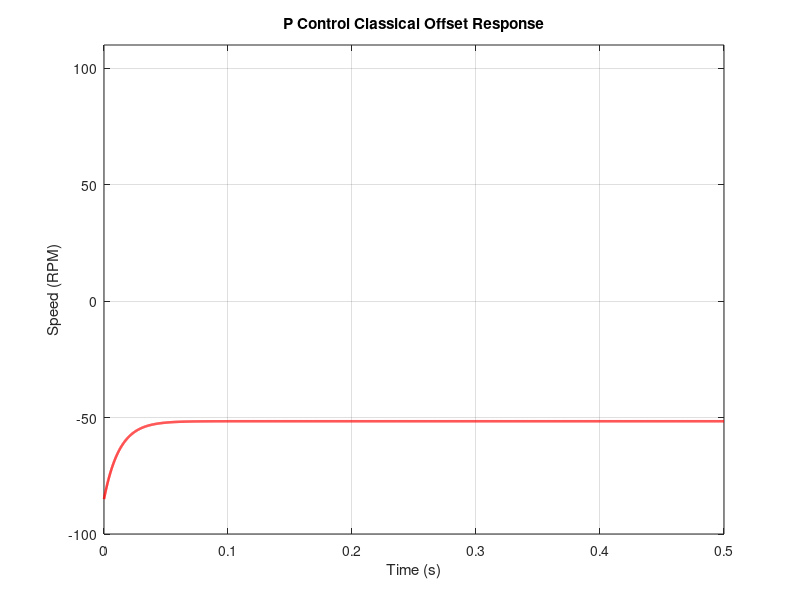
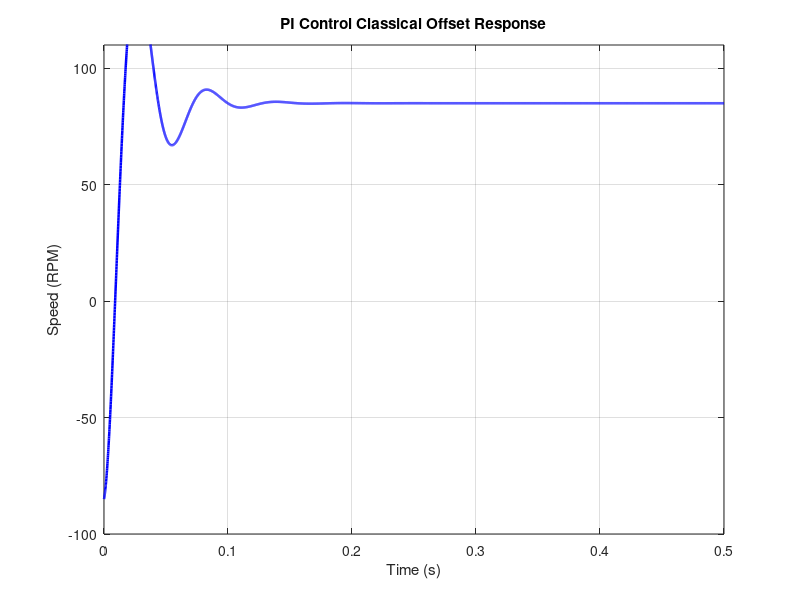
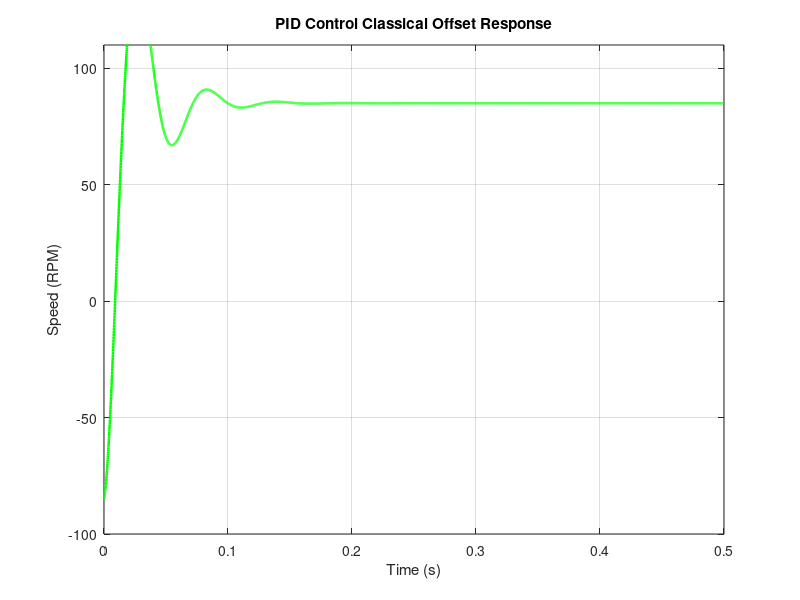

These charts were generated, in order, by the following MATLAB code:
clc; clear; close all;
s = tf('s');

% --- Gains & Motor Parameters ---
Rp2 = 5.660e3; Ri = 1.112e3; Rd2 = 0.5; R1 = 1e3; Ci = 1e-6; Cd = 0.1e-6;
Kp = Rp2 / R1; Ki = (Rp2 / R1) * (1/(Ri * Ci)); Kd = (Rp2 / R1) * (Rd2 * Cd);

Km_oz = 16.2; J_oz2 = 2.5; Ra = 11.5;
Km = Km_oz * 0.00706155; J = J_oz2 * 7.06155e-6;
Kb = 12/104.72; Kt = 12/104.72;
G = Km / (Ra*J*s + Kb*Kt);
H = 0.52 / 104.72;

start_rpm = -85;
target_rpm = 85;
delta_rpm = target_rpm - start_rpm; 

% Convert the RPM CHANGE into a voltage 
omega_change = delta_rpm * 2*pi/60;
u_step = H * omega_change; 

t = 0:1e-4:0.5;
u = u_step * ones(size(t));

controllers = {pid(Kp, 0, 0), pid(Kp, Ki, 0), pid(Kp, Ki, Kd)};
titles = {'P Control', 'PI Control', 'PID Control'};
colors = {'r', 'b', 'g'};

for i = 1:3
    % Standard Closed Loop
    CL = feedback(controllers{i}*G, H);
    
    % Simulate the CHANGE (starting from zero)
    y_change = lsim(CL, u, t);
    
    % Convert to RPM and SHIFT back to the -85 starting point
    y_rpm = (y_change * 60/(2*pi)) + start_rpm;
    
    
    figure;
    plot(t, y_rpm, colors{i}, 'LineWidth', 1.8);
    xlabel('Time (s)'); ylabel('Speed (RPM)');
    title([titles{i}, ' Classical Offset Response']);
    grid on; ylim([-100 110]);
end